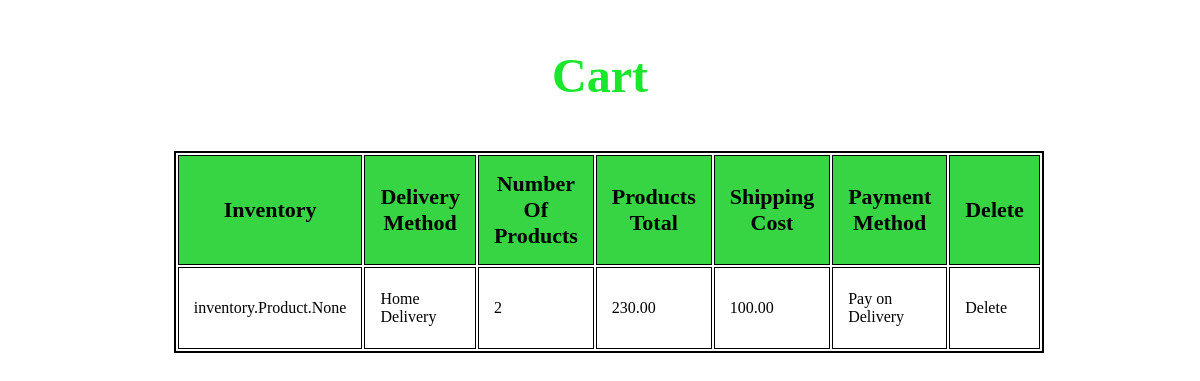
Screenshot of /cart/cart/7/ with the database file from the repository.
### cart/models.py (models this page shows, shortened)
class Cart(models.Model):
    inventory = models.ManyToManyField(Product)
    delivery_choices = (
        ('Pick-Up Point', 'Pick-Up Point'),
        ('Home Delivery', 'Home Delivery'),
    )
    delivery_method = models.CharField(max_length=15, choices=delivery_choices)
    number_of_products = models.IntegerField()
    products_total = models.DecimalField(max_digits=6, decimal_places=2)
    shipping_cost = models.DecimalField(max_digits=6, decimal_places=2)
    payment_choice = (
        ('M-Pesa', 'M-Pesa'),
        ('Pay on Delivery', 'Pay on Delivery'),
    )
    payment_method = models.CharField(max_length = 15, choices = payment_choice)

### cart/views.py (the view)
# urls.py: path("cart/<int:id>/", cart_details, name="cart_details_view"),
def cart_details(request, id):
     cart = Cart.objects.get(id=id)
     return render(request, "cart/cart_detail.html", {"cart": cart})

### template/cart/cart_detail.html (shortened to what this page needs)
<!DOCTYPE html>
<html lang="en">
<head>
    {%load static%}
    <link rel="stylesheet" href="{% static 'css/products_detail.css' %}">
</head>
<body>
    <h3>Cart</h3>
    <table class="table">
        <th>Inventory</th>
        <th>Delivery Method</th>
        <th>Number Of Products</th>
        <th class="detail">Products Total</th>
        <th>Shipping Cost</th>
        <th>Payment Method</th>
        <th>Delete</th>
        <tr>
            <td>{{cart.inventory}}</td>
            <td>{{cart.delivery_method}}</td>
            <td>{{cart.number_of_products}}</td>
            <td>{{cart.products_total}}</td>
            <td>{{cart.shipping_cost}}</td>
            <td>{{cart.payment_method}}</td>
            <td><a href="{ %url 'remove_product_from_cart_view' id=cart.id % }"></a>Delete</td>
        </tr>
    </table>
</body>
</html>

### inventory/static/css/products_detail.css (style rules this page uses)
h3 { color: rgb(26, 230, 43); font-size: 3em; text-align: center; }
th , td { border: 1px ; border: solid 1px; }
table { width: 70%; }
td { height: 50px; }
th,td { padding: 15px; text-align: left; }
th { background-color: rgb(55, 212, 68); text-align: center; font-size: 22px; }
.table { border: solid 2px; margin-left: 14%; }
.detail { width: 600px; }

### rows the page displays
Cart: inventory "inventory.Product.None", delivery_method "Home Delivery", number_of_products "2", products_total "230.00", shipping_cost "100.00", payment_method "Pay on Delivery"
